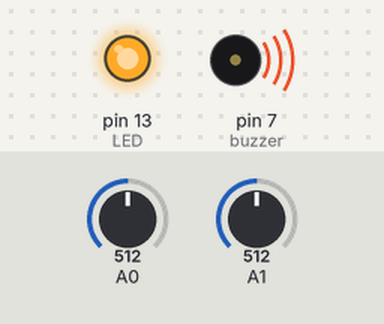
Simulated run of this sketch. Board: Arduino Uno, built with avr-gcc and run on an emulated ATmega328P. On the bench: output pins drawn as LEDs (lit = HIGH), buzzer (waves = sounding, pin HIGH). Inputs (shaded band) come from the test bench; at power-on: A0 = 512, A1 = 512. What the sketch prints to the serial monitor is not drawn.

Above: at 0.1 s.
Timing chart, 0 to 1.6 s (numbered marks = the images above):
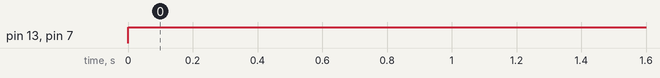

The sketch:

Fire_Alarm_Sys.ino
```cpp
//ANIMESH PANDEY FIRE ALARM SYSTEM
float  temp;
float vout;
float vout1;
int LED=13;
int gassensor;
int buzzer=7;

void setup(){
  pinMode(A0,INPUT);
  pinMode(A1,INPUT);
  pinMode(LED,OUTPUT);
  pinMode(buzzer,OUTPUT);
  Serial.begin(9600);}

void loop(){
  vout=analogRead(A1);
  vout1=(vout/1023)*5000;
  temp=(vout1-500)/10;
  gassensor=analogRead(A0);
  if(temp>=80 & gassensor>=100){
    digitalWrite(buzzer,HIGH);
    digitalWrite(LED,HIGH);
  }
  Serial.print("temparature in deg C:");
  Serial.print(" ");
  Serial.print(temp);
  Serial.print("\t");
  Serial.print("gas reading: ");
  Serial.print(gassensor);
  Serial.println();
  delay(100);
}
```

Measured:
- by itself, pin 13 (LED), pin 7 (buzzer): LOW → HIGH at 0.00 s
